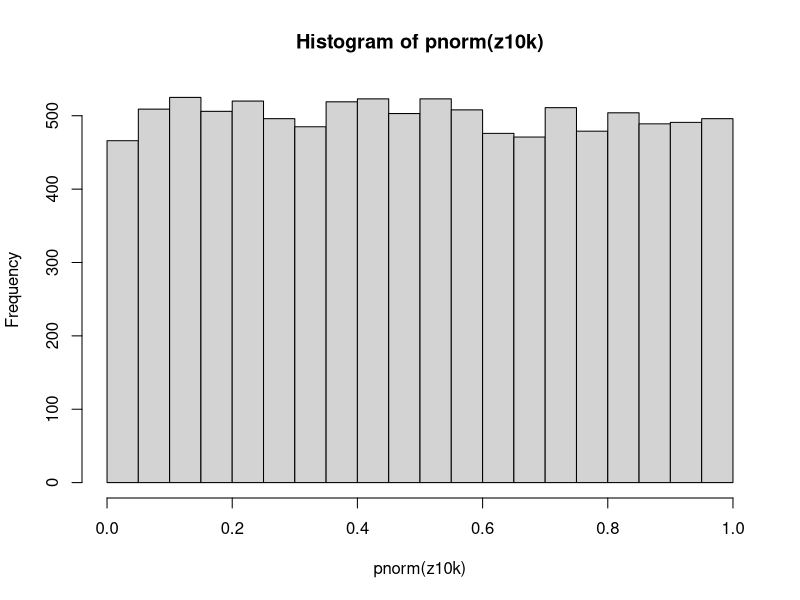
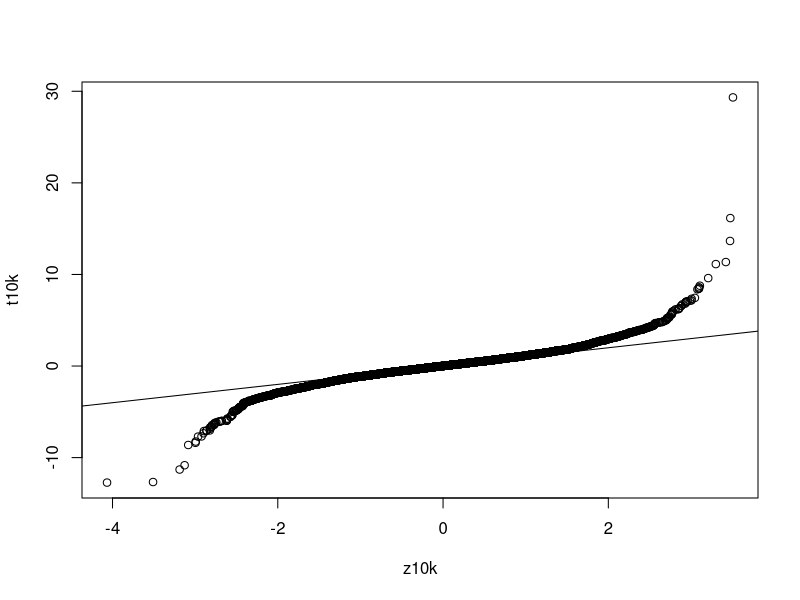
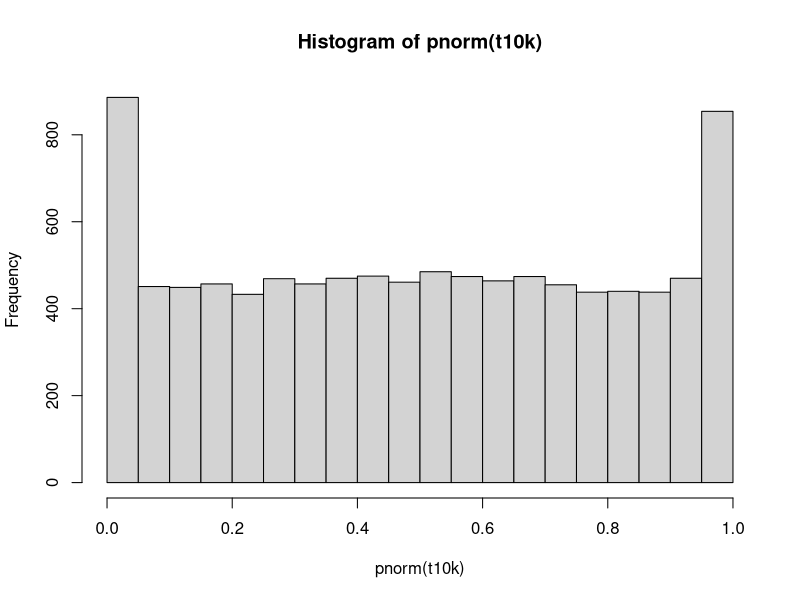
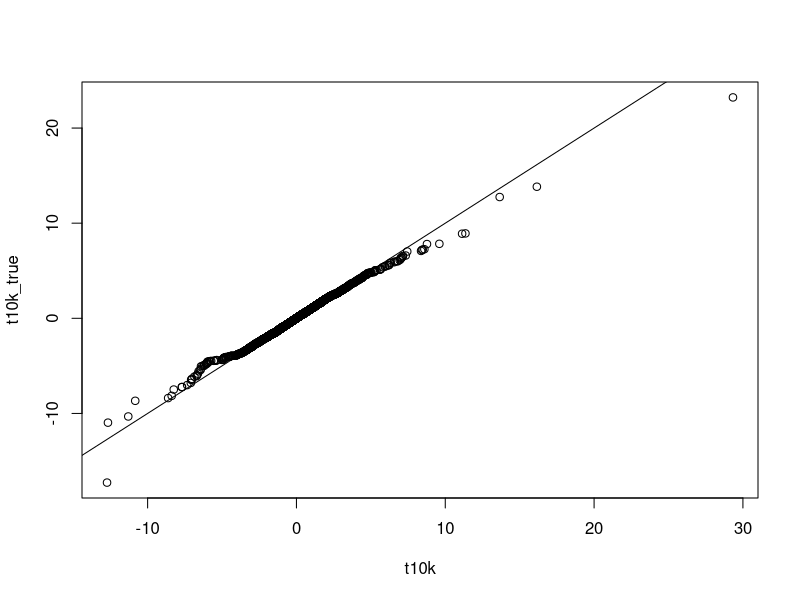
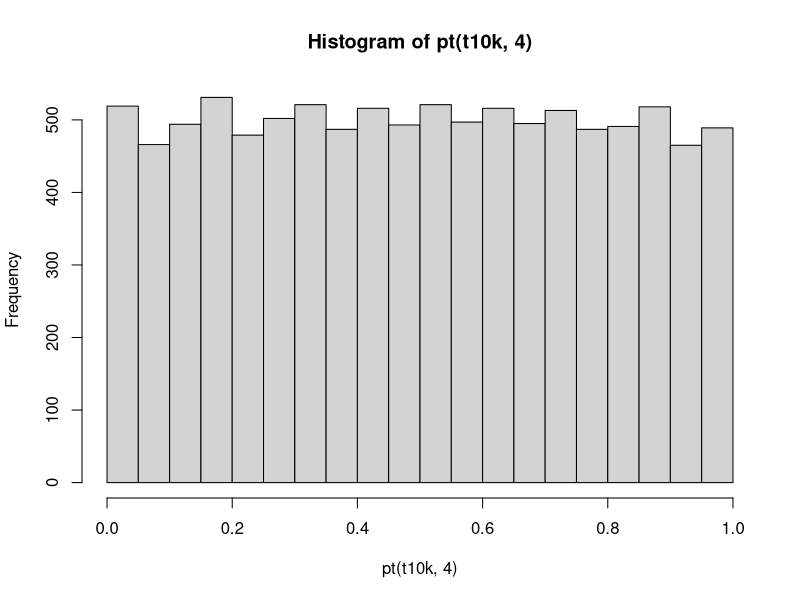

Reproduce these figures in R, in order.
## ---- chunk 1
x5=rnorm(5)
sqrt(length(x5)) * mean(x5)
## ---- chunk 2
zf = function(x) { sqrt(length(x)) * mean(x)}
zf(x5)
## ---- chunk 3
z10k = replicate(10000,zf(rnorm(5)))
## ---- chunk 4
hist(pnorm(z10k))
## ---- chunk 5
sqrt(length(x5)) * mean(x5) / sd(x5)
## ---- chunk 6
tf = function(x) { sqrt(length(x)) * mean(x) / sd(x) }
tf(x5)
## ---- chunk 7
t10k = replicate(10000,tf(rnorm(5)))
## ---- chunk 8
qqplot(z10k, t10k)
abline(0,1)
## ---- chunk 9
hist(pnorm(t10k))
## ---- chunk 10
mean(pnorm(t10k)<0.05)
## ---- chunk 11
t10k_true=rt(10000,4)
qqplot(t10k, t10k_true)
abline(0,1)
## ---- chunk 12
hist(pt(t10k,4))
